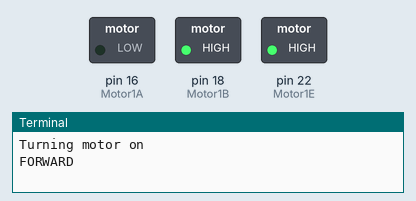
Simulated run of this program. Board: Raspberry Pi (header pin numbers). Shown: switched loads named in the program (green lamp = pin HIGH), the last lines printed to the terminal. At 10.0 s the program stops and its outputs stay as they are.

Above: at 0.1 s.
At 5.1 s:
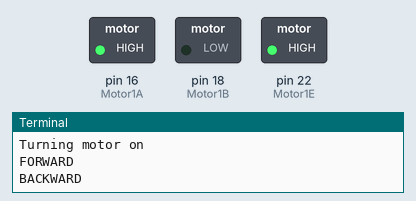
At 10.1 s:
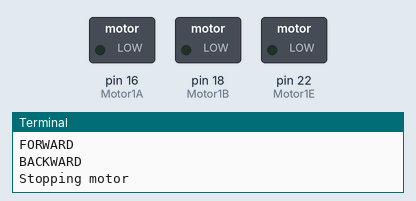
Timing chart, 0 to 11.5 s (numbered marks = the images above):
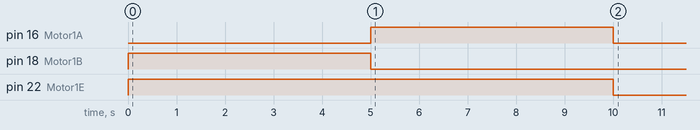

Measured:
- by itself, pin 16 (Motor1A): LOW → HIGH at 5.0 s, → LOW 5.0 s later
- by itself, pin 18 (Motor1B): LOW → HIGH at 0.00 s, → LOW 5.0 s later
- by itself, pin 22 (Motor1E): LOW → HIGH at 0.00 s, → LOW 10.0 s later

The program:

motor_python0.py
```python
import RPi.GPIO as GPIO
from time import sleep

GPIO.setmode(GPIO.BOARD)

Motor1A = 16
Motor1B = 18
Motor1E = 22

GPIO.setup(Motor1A,GPIO.OUT)
GPIO.setup(Motor1B,GPIO.OUT)
GPIO.setup(Motor1E,GPIO.OUT)

print "Turning motor on"
print "FORWARD"
GPIO.output(Motor1A,GPIO.LOW)
GPIO.output(Motor1B,GPIO.HIGH)
GPIO.output(Motor1E,GPIO.HIGH)

sleep(5)

print "BACKWARD"
GPIO.output(Motor1A,GPIO.HIGH)
GPIO.output(Motor1B,GPIO.LOW)
GPIO.output(Motor1E,GPIO.HIGH)

sleep(5)

print "Stopping motor"
GPIO.output(Motor1E,GPIO.LOW)

GPIO.cleanup()
```
